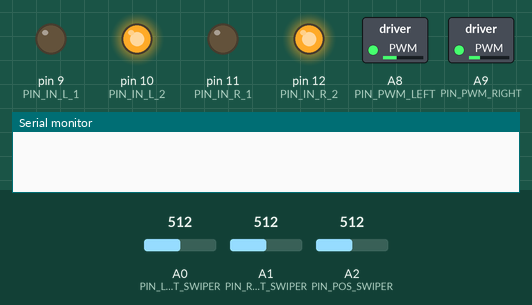
This sketch was run on a simulated Teensy 4. Parts: switched loads named in the sketch (green lamp = pin HIGH), output pins drawn as LEDs (lit = HIGH), the last lines printed to the serial monitor. Inputs (shaded band) come from the test bench; at power-on: A0 (PIN_LEFT_SWIPER) = 512, A1 (PIN_RIGHT_SWIPER) = 512, A2 (PIN_POS_SWIPER) = 512.

Above: at 1.2 s.
1.3 s: A0 (PIN_LEFT_SWIPER) set to 716
4.3 s: A0 (PIN_LEFT_SWIPER) set to 122
At 4.53 s:
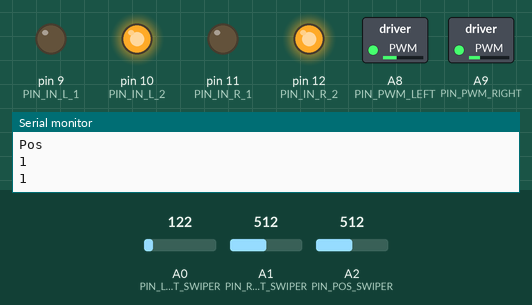
7.3 s: A1 (PIN_RIGHT_SWIPER) set to 122
At 7.7 s:
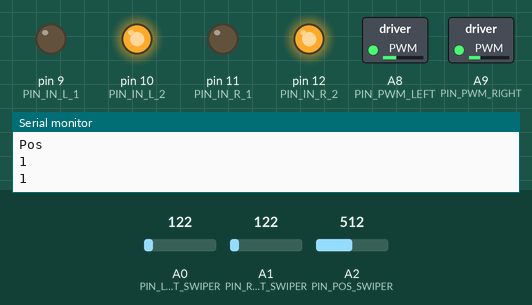
8.8 s: A1 (PIN_RIGHT_SWIPER) set to 900
Timing chart, 0 to 10.4 s (numbered marks = the images above; inputs shaded):
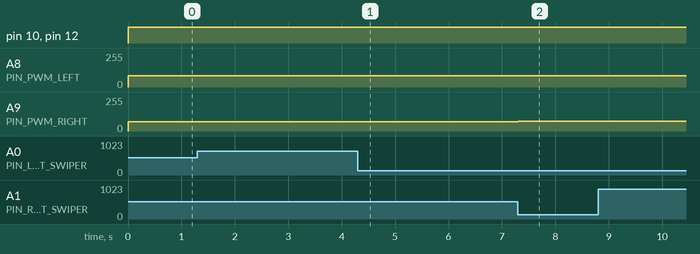

Measured:
- after the input at 4.3 s, A8 (PIN_PWM_LEFT): stays 85/255 (without the input it goes to 100/255 after 2.2 s); A9 (PIN_PWM_RIGHT): stays 70/255 (without the input it goes to 55/255 after 2.2 s)
- after the input at 7.3 s, A8 (PIN_PWM_LEFT): 85/255 → 83/255 at once; A9 (PIN_PWM_RIGHT): 70/255 → 72/255 at once

The sketch:

Line_Follow_v2.ino
```cpp
/*************************************************************
  File:      Line_Follow.ino
  Contents:  Moving from a multiple state approach to a CL control one.
             Also iterates the position

  History:
  when       who      what/why
  ----       -------  ---------------------------------------------
  2018-02-25 Pierre   File created to use CL control
  2018-02-26 Pierre   First functional iterration
                      Drives around, roughly follows line
                      Position iteration not tested
  2018-2-27  Pierre   General readability and usability improvement
 ***********************************************************/

/*---------------Includes-----------------------------------*/

#include <Metro.h>

/*---------------Main constants Defines-----------------------------*/

#define TAPE_THR         300    // For the line following detectors
                                // Needs to classify gray as dark
                                // Good value as of 02-23 : 300
#define TALK_TIME_INTERVAL  3000000
#define CTRL_INTERVAL       1000
#define POS_INTERVAL        5000

//Tape Follow
#define PIN_LEFT_SWIPER         A0
#define PIN_RIGHT_SWIPER        A1
#define PIN_POS_SWIPER          A2
//DC Motors
#define PIN_PWM_LEFT            A8
#define PIN_PWM_RIGHT           A9
#define PIN_IN_L_1              9
#define PIN_IN_L_2              10
#define PIN_IN_R_1              11
#define PIN_IN_R_2              12

//Nominal voltage for motors, 0<V<256 (needs room for controller though!)
int V_nom_R=70;
int V_nom_L=85;

//Inverse controller parameter
int Kpi=20;               // 1/proportional gain
int Kii=2000;             // 1/integral gain
int Kdi=20;               // 1/differential gain

// Initialize variables
int left_swiper = 0;
int right_swiper = 0;
int pos_swiper=0;
int tape_error=0;
int tape_error_sum=0;
int tape_error_prev=0;
int V_u=0;
int dir_sign=1;

/*---------------Module Function Prototypes-----------------*/


/*---------------State Definitions--------------------------*/
// State for movement
// Free is uncontrolled for testing
typedef enum {
  STATE_FWD, STATE_BCK, STATE_STOP, STATE_RT, STATE_FREE
} States_m;

// State for positions
typedef enum {
  STATE_ONTAPE, STATE_OFFTAPE
} States_t;
int pos_id=1;

/*---------------Module Variables---------------------------*/
States_m state_m;
States_t state_t;
IntervalTimer dispTimer;
IntervalTimer tapeTimer;
IntervalTimer posTimer;


/*---------------Main Functions----------------*/

void setup() {
  //Initiate Timers
  Serial.begin(9600);
  dispTimer.begin(say_stuff,TALK_TIME_INTERVAL);
  tapeTimer.begin(tapeController,CTRL_INTERVAL);    //Needs to be updated at constant intervals
  posTimer.begin(updatePos,POS_INTERVAL);

  //Initiate States
  state_m = STATE_FWD;
  state_t = STATE_OFFTAPE;

  //Initiate Output Pins
  pinMode(PIN_PWM_RIGHT, OUTPUT);
  pinMode(PIN_PWM_LEFT, OUTPUT);
  pinMode(PIN_IN_L_1, OUTPUT);
  pinMode(PIN_IN_L_2, OUTPUT);
  pinMode(PIN_IN_R_1, OUTPUT);
  pinMode(PIN_IN_R_2, OUTPUT);
}

void loop() {
  left_swiper = analogRead(PIN_LEFT_SWIPER);
  right_swiper = analogRead(PIN_RIGHT_SWIPER);
  pos_swiper=analogRead(PIN_POS_SWIPER);
  tape_error_prev=tape_error;
  tape_error=-right_swiper+left_swiper;
  if (abs(tape_error_sum)>12000) tape_error_sum=0;
  tape_error_sum=tape_error_sum+tape_error;
  handleMove();
  checkGlobalEvents();
}

/*----------------Core Functions--------------------------*/

void say_stuff()
{
  // Useful do display stuff to debug
  Serial.println("Swipers");
  Serial.println(left_swiper);
  Serial.println(right_swiper);
  Serial.println(pos_swiper);
  Serial.println("Pos");
  Serial.println(pos_id);
  Serial.println(state_t);
}
void checkGlobalEvents(void) {
  //check for events
}

/*----------Movement Functions-----------------*/

void handleMove(void) {
      switch (state_m) {
      case STATE_FWD:
            rightFwd(V_nom_R-V_u);
            leftFwd(V_nom_L+V_u);
      break;
      case STATE_BCK:
            rightBck(V_nom_R+V_u);
            leftBck(V_nom_L-V_u);
        break;
      case STATE_STOP:
            rightOff();
            leftOff();
          break;
      case STATE_FREE:
            rightFwd(V_nom_R);
            leftFwd(V_nom_L);
            break;
      default:    // Should never get into an unhandled state
        Serial.println("Unplanned Motor State");
  }
}

void tapeController(void) {
  // Controller for line follow
  // Needs to return an int at most 256-V_nom
  V_u=tape_error/Kpi+tape_error_sum/Kii+(tape_error-tape_error_prev)/Kdi;
}

// Individual motor functions

void leftFwd(int speed){
  digitalWrite(PIN_IN_L_1,LOW);
  digitalWrite(PIN_IN_L_2,HIGH);
  analogWrite(PIN_PWM_LEFT,speed);
}

void leftBck(int speed){
  digitalWrite(PIN_IN_L_1,HIGH);
  digitalWrite(PIN_IN_L_2,LOW);
  analogWrite(PIN_PWM_LEFT,speed);
}

void leftOff(void){
  digitalWrite(PIN_IN_L_1,LOW);
  digitalWrite(PIN_IN_L_2,LOW);
}

void rightFwd(int speed){
  digitalWrite(PIN_IN_R_1,LOW);
  digitalWrite(PIN_IN_R_2,HIGH);
  analogWrite(PIN_PWM_RIGHT,speed);
}

void rightBck(int speed){
  digitalWrite(PIN_IN_R_1,HIGH);
  digitalWrite(PIN_IN_R_2,LOW);
  analogWrite(PIN_PWM_RIGHT,speed);
}

void rightOff(void){
  digitalWrite(PIN_IN_R_1,LOW);
  digitalWrite(PIN_IN_R_2,LOW);
}

/*-------Position Functions--------*/
void updatePos(void){
  //Increment position when needed
  switch (state_t) {
    case STATE_ONTAPE:
        if (pos_swiper>TAPE_THR*1.1) {
          state_t=STATE_OFFTAPE;
          pos_id=pos_id+(dir_sign+1)/2;
        }
      break;
    case STATE_OFFTAPE:
        if (pos_swiper<TAPE_THR*0.9){
          state_t=STATE_ONTAPE;
          pos_id=pos_id+(dir_sign+1)/2;
        }
      break;
    default:
      Serial.println("Unplanned Position State");
  }
}
```
